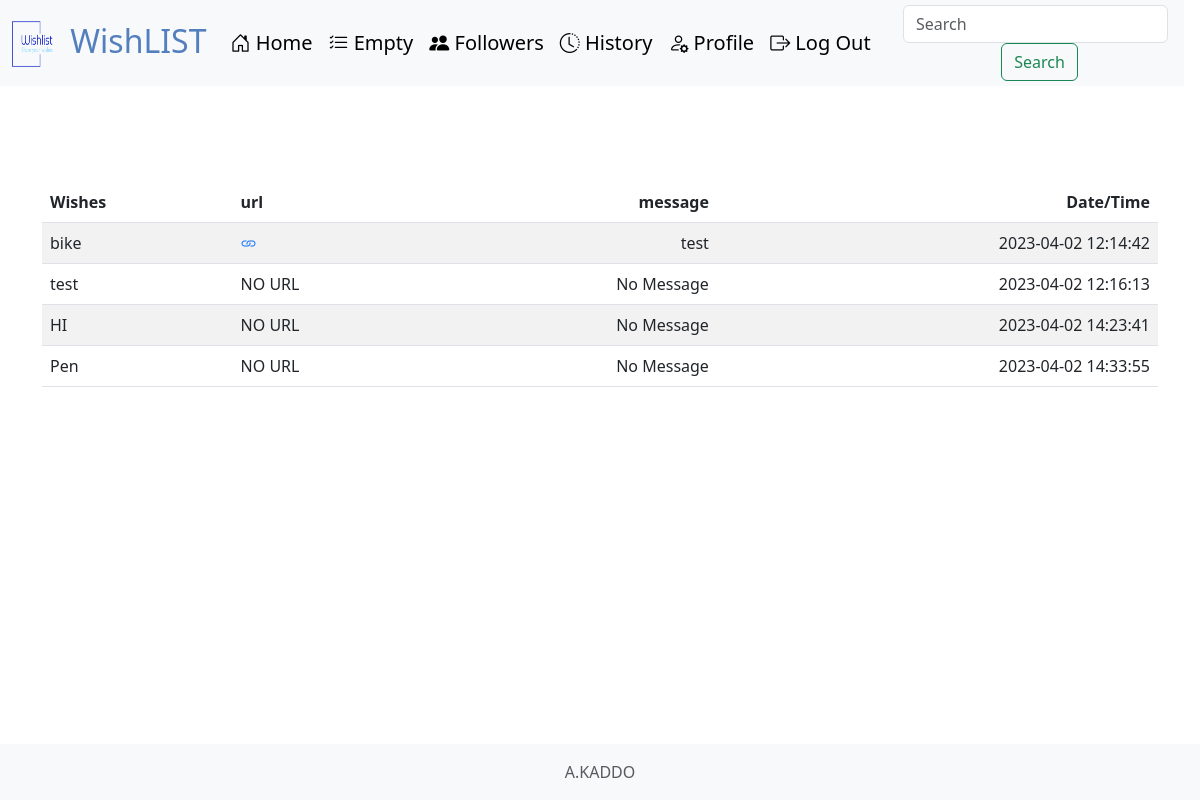
Screenshot of /history (signed in) with the database file from the repository.
### tables this page shows
CREATE TABLE "history" (
	"user_id"	INTEGER NOT NULL,
	"wish"	TEXT,
	"url"	TEXT,
	"message"	TEXT, timestamp TIMESTAMP DEFAULT CURRENT_TIMESTAMP,
	FOREIGN KEY("user_id") REFERENCES "users"("id")
);

### app.py (the view)
@app.route("/history")
@login_required
def history():
    rows = db.execute(
        "SELECT wish, url, message, timestamp FROM HISTORY WHERE user_id = ?",
        session["user_id"],
    )
    wishes = []
    for row in rows:
        wish = row["wish"]
        url = row["url"]
        message = row["message"]
        time = row["timestamp"]
        wishes.append((wish, url, message, time))
    return render_template("history.html", wishes=wishes)

### app.py (called while the page is built)
@app.after_request
def after_request(response):
    response.headers["Cach-Control"] = "no-cach, no-store, must-revalidate"
    response.headers["Expires"] = 0
    response.headers["Pragma"] = "no-cache"
    return response

def login_required(f):
    @wraps(f)
    def decorated_function(*args, **kwargs):
        if session.get("user_id") is None:
            return redirect("/login")
        return f(*args, **kwargs)
    return decorated_function

### templates/history.html (shortened to what this page needs)
{% extends "layout.html" %}
{% block main %}
<main class="container py-5 text-center">
    <table class="table table-striped">
        <thead>
            <tr>
                <th class="text-start">Wishes</th>
                <th class="text-start">url</th>
                <th class="text-end">message</th>
                <th class="text-end">Date/Time</th>
            </tr>
        </thead>
        <tbody>
            {% for wish in wishes %}
              <tr>
                <td class="text-start">{{ wish[0] }}</td>
                {% if wish[1] != "No URL" %}
                  <td class="text-start"><a href="{{ wish[1] }}"><i class="bi bi-link"></i></a></td>
                {% else %}
                  <td class="text-start">NO URL</td>
                {% endif %}
                <td class="text-end">{{ wish[2] }}</td>
                <td class="text-end">{{ wish[3] }}</td>
              </tr>
            {% endfor %}
        </tbody>
    </table>
  </main>
{% endblock %}

### templates/layout.html (shortened to what this page needs)
<!DOCTYPE html>
<html lang="en">
    <head>
        <link href="https://cdn.jsdelivr.net/npm/bootstrap@5.3.0-alpha2/dist/css/bootstrap.min.css" rel="stylesheet">
        <link rel="stylesheet" href="https://cdn.jsdelivr.net/npm/bootstrap-icons@1.10.3/font/bootstrap-icons.css">
        <link rel="stylesheet" href="static/style.css">
    </head>
     <body>
        <nav class="navbar navbar-expand-lg bg-body-tertiary navbar-brand">
            <div class="container-fluid">
                <a class="navbar-brand" href="/">
                    <img src="static/wishlist.png" alt="Logo" width="50" height="50" class="d-inline-block align-text-top">
                    WishLIST
                </a>
                <div class="collapse navbar-collapse" id="navbarSupportedContent">
                    {% if session["user_id"] %}
                        <ul class="navbar-nav me-auto mb-2 mb-lg-0 ">
                        <li class="nav-item">
                            <a class="nav-link active" aria-current="page" href="/"><i class="bi bi-house-door"></i> Home</a>
                        </li>
                        <li class="nav-item">
                            <a class="nav-link active" aria-current="page" href="#"><i class="bi bi-list-check"></i> Empty</a>
                        </li>
                        <li class="nav-item">
                            <a class="nav-link active" aria-current="page" href="/followers"><i class="bi bi-people-fill"></i> Followers</a>
                        </li>
                        <li class="nav-item">
                            <a class="nav-link active" aria-current="page" href="/history"><i class="bi bi-clock-history"></i> History</a>
                        </li>
                        <li class="nav-item">
                            <a class="nav-link active" aria-current="page" href="/profile"><i class="bi bi-person-gear"></i></i> Profile</a>
                        </li>
                        <li class="nav-item">
                            <a class="nav-link active" aria-current="page" href="/logout"><i class="bi bi-box-arrow-right"></i> Log Out</a>
                        </li>
                        </ul>
                    {% endif %}
                    <form class="d-flex" role="search">
                        <input class="form-control me-2" type="search" placeholder="Search" aria-label="Search">
                        <button class="btn btn-outline-success" type="submit">Search</button>
                    </form>
                </div>
            </div>
        </nav>
        <main class="container-fluid py-5 text-center">
            {% block main %}{% endblock %}
        </main>
        <footer class="fixed-bottom bg-light p-3 text-muted">
            <div class="container text-center">
              <p class="mb-0">A.KADDO</p>
            </div>
        </footer>
    </body>
</html>

### static/style.css (style rules this page uses)
nav .navbar-brand { font-size: xx-large; color: #537fbe; }
form { display: flex; flex-direction: column; align-items: center; }

### rows the page displays
history: wish "bike", message "test", timestamp "2023-04-02 12:14:42"
history: wish "test", url "NO URL", message "No Message", timestamp "2023-04-02 12:16:13"
history: wish "HI", url "NO URL", message "No Message", timestamp "2023-04-02 14:23:41"
history: wish "Pen", url "NO URL", message "No Message", timestamp "2023-04-02 14:33:55"
